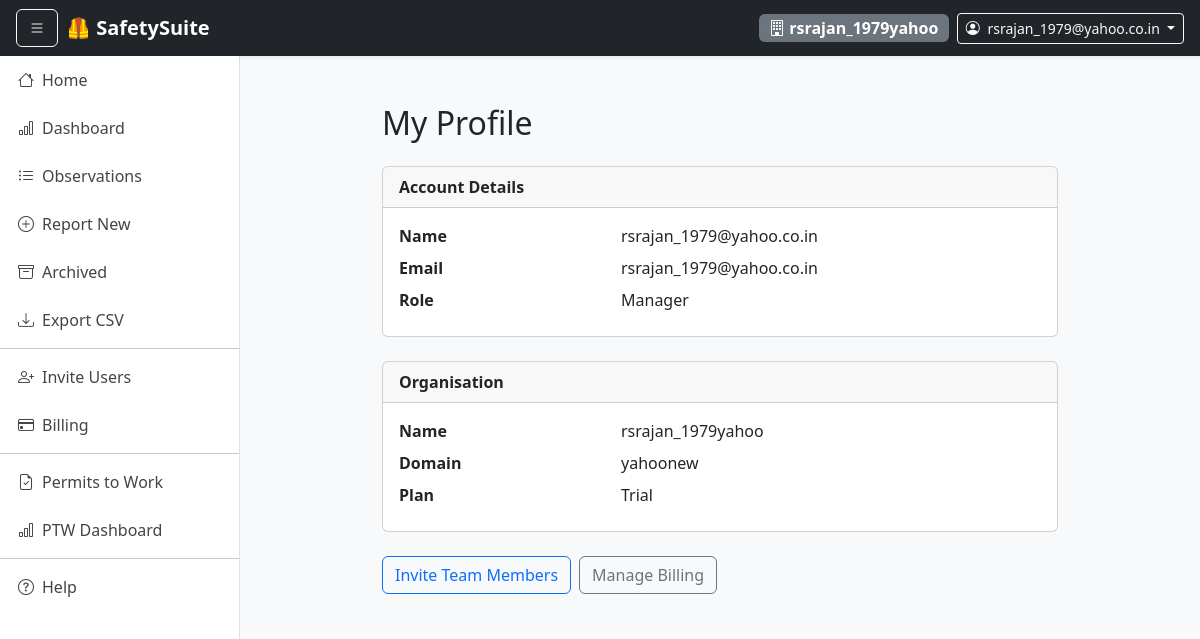
Page /users/profile/ (signed in) on the committed database.
### core/models.py (models this page shows, shortened)
class Organization(models.Model):
    name = models.CharField(max_length=255)
    domain = models.CharField(max_length=255, unique=True)
    created_at = models.DateTimeField(auto_now_add=True)

class Subscription(models.Model):
    organization = models.OneToOneField(
        Organization,
        on_delete=models.CASCADE
    )
    plan = models.ForeignKey(
        "Plan",
        on_delete=models.PROTECT
    )
    is_active = models.BooleanField(default=True)
    created_at = models.DateTimeField(auto_now_add=True)
    updated_at = models.DateTimeField(auto_now=True)
    started_at = models.DateTimeField(auto_now_add=True)
    expires_at = models.DateTimeField(null=True, blank=True)
    stripe_customer_id = models.CharField(max_length=120, blank=True)
    stripe_subscription_id = models.CharField(max_length=120, blank=True)
    razorpay_customer_id = models.CharField(max_length=120, blank=True)
    razorpay_subscription_id = models.CharField(max_length=120, blank=True)
    def is_expired(self):
        if self.expires_at is None:
            return False
        return timezone.now() > self.expires_at

class Plan(models.Model):
    name = models.CharField(max_length=50, unique=True)
    max_observations = models.IntegerField(null=True, blank=True)
    max_users = models.IntegerField(null=True, blank=True)
    price_monthly = models.DecimalField(max_digits=8, decimal_places=2, default=0)
    razorpay_plan_id = models.CharField(max_length=120, blank=True)
    active = models.BooleanField(default=True)

### users/models.py (models this page shows, shortened)
class CustomUser(AbstractBaseUser, PermissionsMixin):
    email = models.EmailField(unique=True)
    full_name = models.CharField(max_length=255, blank=True)
    organization = models.ForeignKey(
        "core.Organization",
        on_delete=models.SET_NULL,
        null=True,
        blank=True,
    )
    is_manager = models.BooleanField(default=False)
    is_observer = models.BooleanField(default=False)
    is_action_owner = models.BooleanField(default=False)
    is_safety_manager = models.BooleanField(default=False)
    is_active = models.BooleanField(default=True)
    is_staff = models.BooleanField(default=False)
    objects = CustomUserManager()
    USERNAME_FIELD = "email"
    REQUIRED_FIELDS = []
    def get_full_name(self):
        return self.full_name or self.email

### users/views.py (the view)
# urls.py: path("profile/", profile_view, name="profile"),
@login_required
def profile_view(request):
    subscription = None
    if request.organization:
        subscription = getattr(request.organization, "subscription", None)
    return render(request, "users/profile.html", {
        "subscription": subscription,
    })

### core/context_processors.py (called while the page is built)
def trial_status(request):
    if not request.user.is_authenticated:
        return {}
    org = getattr(request, "organization", None)
    if org is None:
        return {}
    sub = getattr(org, "subscription", None)
    if sub is None:
        return {}
    if sub.expires_at is None:
        return {"trial_days_left": None}  # Not on a time-limited plan
    remaining = (sub.expires_at - timezone.now()).days
    return {"trial_days_left": max(remaining, 0)}

def organization_context(request):
    org = None
    if request.user.is_authenticated:
        org = getattr(request.user, "organization", None)
    return {
        "current_org": org,
        "current_user": request.user,
    }

### users/templates/users/profile.html (shortened to what this page needs)
{% extends "base.html" %}
{% block content %}
<div class="container mt-4" style="max-width: 700px;">
  <h2 class="mb-4">My Profile</h2>
  <div class="card mb-4">
    <div class="card-header fw-semibold">Account Details</div>
    <div class="card-body">
      <dl class="row mb-0">
        <dt class="col-sm-4">Name</dt>
        <dd class="col-sm-8">{{ user.get_full_name }}</dd>
        <dt class="col-sm-4">Email</dt>
        <dd class="col-sm-8">{{ user.email }}</dd>
        <dt class="col-sm-4">Role</dt>
        <dd class="col-sm-8">
          {% if user.is_manager %}Manager{% endif %}
        </dd>
      </dl>
    </div>
  </div>
  {% if current_org %}
  <div class="card mb-4">
    <div class="card-header fw-semibold">Organisation</div>
    <div class="card-body">
      <dl class="row mb-0">
        <dt class="col-sm-4">Name</dt>
        <dd class="col-sm-8">{{ current_org.name }}</dd>
        <dt class="col-sm-4">Domain</dt>
        <dd class="col-sm-8">{{ current_org.domain }}</dd>
        {% if subscription %}
        <dt class="col-sm-4">Plan</dt>
        <dd class="col-sm-8">{{ subscription.plan.name }}</dd>
        {% endif %}
      </dl>
    </div>
  </div>
  {% endif %}
  {% if user.is_manager %}
  <div class="d-flex gap-2">
    <a href="{% url 'core:invite_user' %}" class="btn btn-outline-primary">Invite Team Members</a>
    <a href="{% url 'core:billing' %}" class="btn btn-outline-secondary">Manage Billing</a>
  </div>
  {% endif %}
</div>
{% endblock %}

### templates/base.html (shortened to what this page needs)
<!doctype html>
<html lang="en">
<head>
  <link href="https://cdn.jsdelivr.net/npm/bootstrap@5.3.2/dist/css/bootstrap.min.css" rel="stylesheet">
  <link rel="stylesheet" href="https://cdn.jsdelivr.net/npm/bootstrap-icons@1.11.1/font/bootstrap-icons.css">
</head>
<body>
<nav class="navbar navbar-dark bg-dark px-3 shadow-sm">
  <button class="btn btn-outline-light me-2" id="sidebarToggle">
    <i class="bi bi-list"></i>
  </button>
  <a class="navbar-brand fw-bold" href="{% url 'home' %}">🦺 SafetySuite</a>
  <div class="ms-auto d-flex align-items-center gap-2">
    {% if current_org %}
      <span class="badge bg-secondary fs-6">
        <i class="bi bi-building"></i> {{ current_org.name }}
      </span>
    {% endif %}
    {% if user.is_authenticated %}
    <div class="dropdown">
      <a class="btn btn-outline-light btn-sm dropdown-toggle" data-bs-toggle="dropdown">
        <i class="bi bi-person-circle me-1"></i>
        {{ user.get_full_name }}
      </a>
    </div>
    {% endif %}
  </div>
</nav>
<div class="d-flex">
  {% if user.is_authenticated %}
  <div id="sidebar" class="border-end">
    <div class="list-group list-group-flush">
      <a href="{% url 'home' %}"
         class="list-group-item list-group-item-action {% if request.path == '/' %}active{% endif %}">
        <i class="bi bi-house me-2"></i>Home
      </a>
      <a href="{% url 'observations:dashboard' %}"
         class="list-group-item list-group-item-action {% if 'dashboard' in request.path %}active{% endif %}">
        <i class="bi bi-bar-chart me-2"></i>Dashboard
      </a>
      <a href="{% url 'observations:observation_list' %}"
         class="list-group-item list-group-item-action {% if request.path == '/observations/' %}active{% endif %}">
        <i class="bi bi-list-ul me-2"></i>Observations
      </a>
      <a href="{% url 'observations:create' %}"
         class="list-group-item list-group-item-action {% if 'new' in request.path %}active{% endif %}">
        <i class="bi bi-plus-circle me-2"></i>Report New
      </a>
      <a href="{% url 'observations:archived_list' %}"
         class="list-group-item list-group-item-action {% if 'archived' in request.path %}active{% endif %}">
        <i class="bi bi-archive me-2"></i>Archived
      </a>
      {% if user.is_manager or user.is_safety_manager %}
      <a href="{% url 'observations:export_observations_csv' %}"
         class="list-group-item list-group-item-action">
        <i class="bi bi-download me-2"></i>Export CSV
      </a>
      {% endif %}
      {% if user.is_manager %}
      <hr class="my-1">
      <a href="{% url 'core:invite_user' %}"
         class="list-group-item list-group-item-action {% if 'invite' in request.path %}active{% endif %}">
        <i class="bi bi-person-plus me-2"></i>Invite Users
      </a>
      <a href="{% url 'core:billing' %}"
         class="list-group-item list-group-item-action {% if 'billing' in request.path %}active{% endif %}">
        <i class="bi bi-credit-card me-2"></i>Billing
      </a>
      {% endif %}
      <hr class="my-1">
      <a href="{% url 'permits:permit_list' %}"
         class="list-group-item list-group-item-action {% if 'permits' in request.path %}active{% endif %}">
        <i class="bi bi-file-earmark-check me-2"></i>Permits to Work
      </a>
      <a href="{% url 'permits:dashboard' %}"
         class="list-group-item list-group-item-action {% if 'permits' in request.path and 'dashboard' in request.path %}active{% endif %}">
        <i class="bi bi-bar-chart me-2"></i>PTW Dashboard
      </a>
      <hr class="my-1">
      <button class="list-group-item list-group-item-action text-start"
              data-bs-toggle="modal" data-bs-target="#helpModal">
        <i class="bi bi-question-circle me-2"></i>Help
      </button>
    </div>
  </div>
  {% endif %}
  <div class="flex-grow-1 p-4" style="min-width: 0;">
    {% block content %}{% endblock %}
  </div>
</div>
</body>
</html>

### templates/base.html (style rules this page uses)
body { background: #f8f9fb; }
#sidebar { width: 240px; min-height: 100vh; transition: all .3s; background: white; }
.list-group-item { border: none; padding: 12px 18px; font-weight: 500; color: #444; }

### rows in the picture
Organization: name "rsrajan_1979yahoo", domain "yahoonew"
CustomUser: get_full_name "rsrajan_1979@yahoo.co.in", email "rsrajan_1979@yahoo.co.in"
Subscription: plan.name "Trial"
